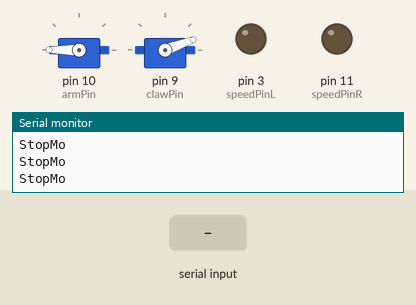
This sketch was run on a simulated Arduino Uno, built with avr-gcc and run on an emulated ATmega328P. Shown: 2 × servo, output pins drawn as LEDs (lit = HIGH), the last lines printed to the serial monitor. The inputs (shaded band) are chosen by the test bench.

Above: at 4.0 s.
4.1 s: "2" received over Serial
At 5.4 s:
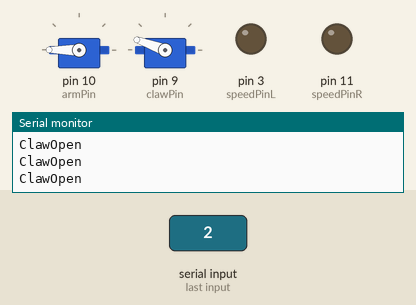
5.7 s: byte 114 ('r') received over Serial
At 6.8 s:
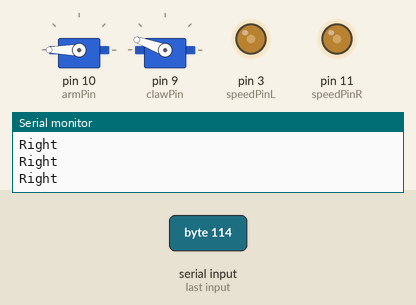
7.3 s: "4" received over Serial
At 8.1 s:
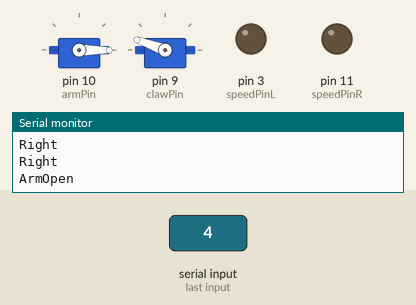
8.9 s: "1" received over Serial
At 9.9 s:
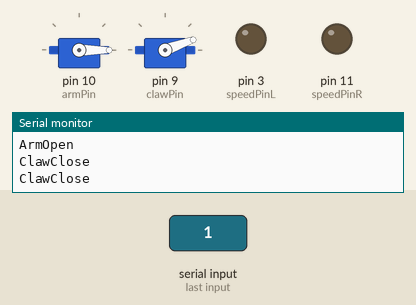
10.5 s: "5" received over Serial
At 11.2 s:
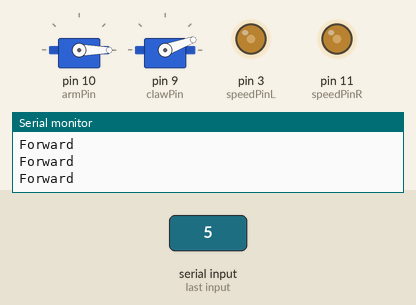
12.1 s: "0" received over Serial
At 12.4 s:
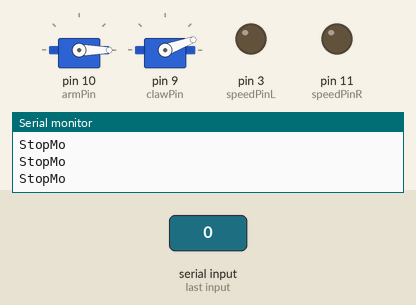
Timing chart, 0 to 14.6 s (numbered marks = the images above; inputs shaded):
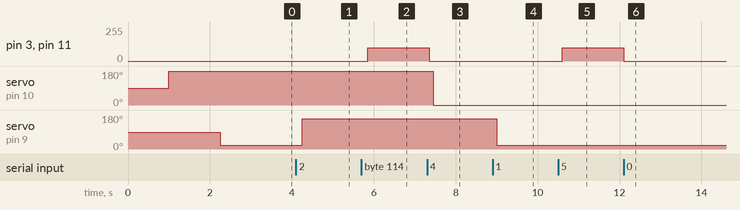

The sketch:

clawBot2.ino
```cpp
#include <Servo.h>

//Define Servos
Servo claw;
Servo arm;

//Define pins
const int dirPinL = 12;
const int dirPinR = 13;
const int speedPinL = 3;
const int speedPinR = 11;
const int clawPin = 9;
const int armPin = 10;

//Initialize variables

int speedL = 0;
int speedR = 0;
int dirL = 0;
int dirR = 0;
int clawState = 0; //claw 0 closed, 1 open
int armState = 0; //arm 0 stored, 1 deployed
int readVar = 0; //Initialize readVar to 0. Stop and Store

void setup() {
  Serial.begin(115200);
  arm.attach(armPin);
  claw.attach(clawPin);
  delay(1000);
  digitalWrite(dirPinR,0);
  digitalWrite(dirPinL,0);
  analogWrite(speedPinL,speedL);
  analogWrite(speedPinR,speedR);
  Serial.println(clawState);
  clawState = 1; //set to 1 to reset claw
  armState = 1;  //set to 1 to reset arm
  clawStore();
}


void loop() {
 while (Serial.available() > 0)
  {
    readVar = Serial.read();
  }

 switch(readVar)
 {
  default:
  {
    Serial.println("StopMo");
    stopMo();
  }break;

  case '0':
  {
    Serial.println("StopMo");
    stopMo();
  }break;

  case '1':
  {
    stopMo();
    Serial.println("ClawClose");
    clawClose();

  }break;

  case '2':
  {
    stopMo();
    Serial.println("ClawOpen");
    clawOpen();

  }break;

  case '3':
  {
    stopMo();
    Serial.println("ArmClose");
    clawStore();

  }break;

  case '4':
  {
    stopMo();
    Serial.println("ArmOpen");
    armOpen();

  }break;

  case '5':
  {
    Serial.println("Forward");
    forward();

  }break;

  case '6':
  {
    Serial.println("Reverse");
    reverse();

  }break;

  case '7':
  {
    Serial.println("Leftish");
    rightish();

  }break;

  case '8':
  {
    Serial.println("Rightish");
    leftish();

  }break;

  case 'l':
  {
    Serial.println("Left");
    lRotate();

  }break;

  case 'r':
  {
    Serial.println("Right");
    rRotate();

  }break;


 }

}

void stopMo()
{
  speedL = 0;
  speedR = 0;
  analogWrite(speedPinL,speedL);
  analogWrite(speedPinR,speedR);
  delay(100);
}

void forward()
{


  speedL = 100;
  speedR = 100;
  dirL = 0;
  dirR = 0;
  digitalWrite(dirPinL,dirL);
  digitalWrite(dirPinR,dirR);
  analogWrite(speedPinL,speedL);
  analogWrite(speedPinR,speedR);
  delay(100);
}

void reverse()
{
  speedL = 100;
  speedR = 100;
  dirL = 1;
  dirR = 1;
  digitalWrite(dirPinL,dirL);
  digitalWrite(dirPinR,dirR);
  analogWrite(speedPinL,speedL);
  analogWrite(speedPinR,speedR);
  delay(100);
}

void leftish(){

  speedL = 75;
  speedR = 120;
  dirL = 0;
  dirR = 0;
  digitalWrite(dirPinL,dirL);
  digitalWrite(dirPinR,dirR);
  analogWrite(speedPinL,speedL);
  analogWrite(speedPinR,speedR);
  delay(100);
}

void rightish(){

  speedL = 120;
  speedR = 75;
  dirL = 0;
  dirR = 0;
  digitalWrite(dirPinL,dirL);
  digitalWrite(dirPinR,dirR);
  analogWrite(speedPinL,speedL);
  analogWrite(speedPinR,speedR);
  delay(100);
}

void lRotate()
{

  speedL = 100;
  speedR = 100;
  dirL = 0;
  dirR = 1;
  digitalWrite(dirPinL,dirL);
  digitalWrite(dirPinR,dirR);
  analogWrite(speedPinL,speedL);
  analogWrite(speedPinR,speedR);
  delay(100);
}

void rRotate()
{


  speedL = 100;
  speedR = 100;
  dirL = 1;
  dirR = 0;
  digitalWrite(dirPinL,dirL);
  digitalWrite(dirPinR,dirR);
  analogWrite(speedPinL,speedL);
  analogWrite(speedPinR,speedR);
  delay(100);
}


void clawOpen()
{
  if(clawState == 0){
    claw.write(160);
    clawState = 1;
    delay(600);
  }else
  delay(100);

}

void clawClose()
{
  if(clawState == 1){
    claw.write(20);
    clawState = 0;
    delay(600);
  }else
  delay(100);
}

void armOpen()
{
  if (armState == 0){
    arm.write(0);
    armState = 1;
    delay(1250);
  }else {
  delay(100);
  }
}

void armClose()
{
  if (armState == 1){
    arm.write(180);
    armState = 0;
    delay(1250);
  }else{
  delay(100);
  }
}

void clawStore()
{
  armClose();
  clawClose();
}
```

Measured:
- after the input at 4.1 s, servo on pin 9 (clawPin): 20° → 160° after 0.15 s
- after the input at 5.7 s, pin 3 (speedPinL), pin 11 (speedPinR): 0/255 → 100/255 after 0.15 s
- after the input at 7.3 s, pin 3 (speedPinL), pin 11 (speedPinR): 100/255 → 0/255 after 0.05 s; servo on pin 10 (armPin): 180° → 0° after 0.15 s
- after the input at 8.9 s, servo on pin 9 (clawPin): 160° → 20° after 0.10 s
- after the input at 10.5 s, pin 3 (speedPinL), pin 11 (speedPinR): 0/255 → 100/255 after 0.11 s
- after the input at 12.1 s, pin 3 (speedPinL), pin 11 (speedPinR): 100/255 → 0/255 at once
